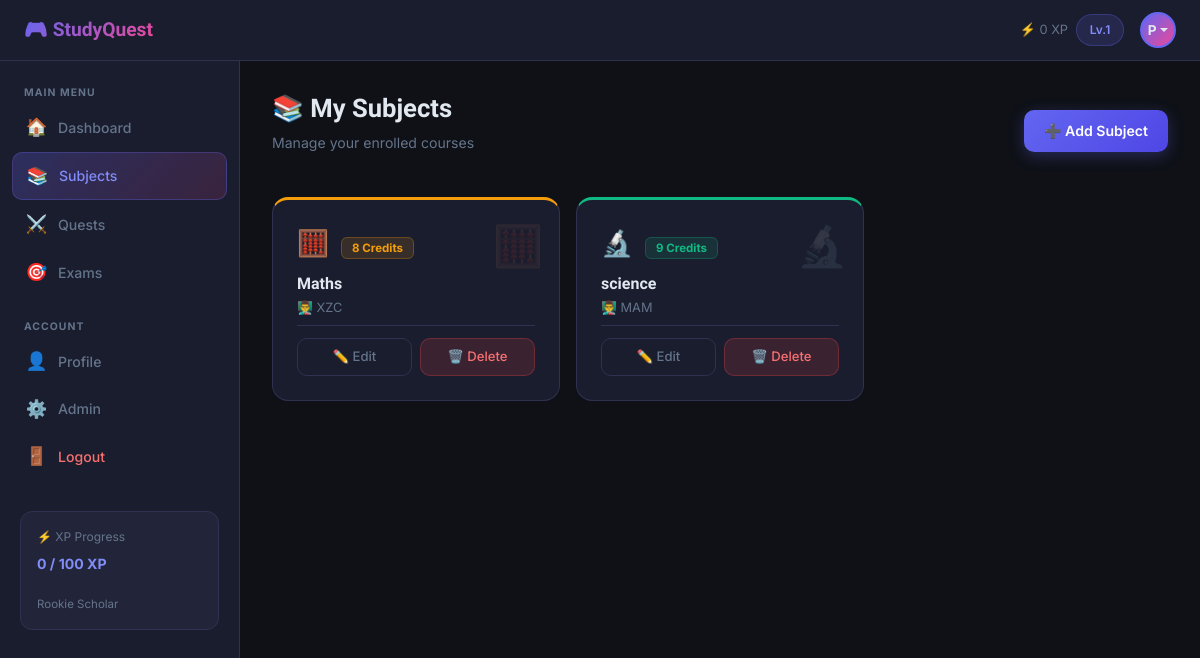
Page /subjects/ (signed in) on the committed database.
### accounts/models.py (models this page shows, shortened)
class Profile(models.Model):
    user            = models.OneToOneField(User, on_delete=models.CASCADE, related_name='profile')
    phone           = models.CharField(max_length=15, blank=True)
    profile_picture = models.ImageField(upload_to='profile_pics/', blank=True, null=True)
    bio             = models.TextField(blank=True, max_length=200)
    xp_points       = models.IntegerField(default=0)
    level           = models.IntegerField(default=1)
    study_streak    = models.IntegerField(default=0)
    def get_level_title(self):
        titles = {1:'Rookie Scholar',2:'Study Apprentice',3:'Knowledge Seeker',
                  4:'Academic Knight',5:'Study Champion',6:'Grand Scholar',7:'Legend'}
        return titles.get(self.level, 'Legend')

### subjects/models.py (models this page shows, shortened)
class Subject(models.Model):
    user         = models.ForeignKey(User, on_delete=models.CASCADE, related_name='subjects')
    subject_name = models.CharField(max_length=200)
    teacher_name = models.CharField(max_length=200, blank=True)
    credits      = models.PositiveIntegerField(default=3)
    description  = models.TextField(blank=True)
    color        = models.CharField(max_length=10, default='#6366f1')
    icon         = models.CharField(max_length=10, default='📚')
    class Meta:
        ordering = ['subject_name']

### subjects/views.py (the view)
# urls.py: path('', views.subject_list, name='subject_list'),
@login_required
def subject_list(request):
    subjects = Subject.objects.filter(user=request.user)
    return render(request, 'subjects/subject_list.html', {'subjects': subjects})

### subjects/templates/subjects/subject_list.html (shortened to what this page needs)
{% extends 'base.html' %}
{% block content %}
<div class="page-header d-flex align-items-center justify-content-between fade-up">
  <div>
    <h2>📚 My Subjects</h2>
    <p>Manage your enrolled courses</p>
  </div>
  <a href="{% url 'subject_add' %}" class="btn-glow text-decoration-none" style="padding:.65rem 1.25rem">➕ Add Subject</a>
</div>
<div class="row g-3 fade-up fade-up-1">
  {% for subject in subjects %}
  <div class="col-md-4 col-sm-6">
    <div class="card-g h-100" style="border-top:3px solid {{ subject.color }};position:relative;overflow:hidden">
      <div style="position:absolute;top:1rem;right:1rem;font-size:2.5rem;opacity:.12">{{ subject.icon }}</div>
      <div style="margin-bottom:.75rem">
        <span style="font-size:1.6rem">{{ subject.icon }}</span>
        <span style="background:{{ subject.color }}22;color:{{ subject.color }};border:1px solid {{ subject.color }}44;border-radius:6px;padding:.2rem .6rem;font-size:.72rem;font-weight:700;margin-left:.5rem">{{ subject.credits }} Credits</span>
      </div>
      <h6 style="font-family:'Sora',sans-serif;font-weight:700;font-size:1rem;margin-bottom:.3rem">{{ subject.subject_name }}</h6>
      {% if subject.teacher_name %}<div style="font-size:.8rem;color:#64748b;margin-bottom:.5rem">👨‍🏫 {{ subject.teacher_name }}</div>{% endif %}
      <div style="display:flex;gap:.5rem;margin-top:auto;padding-top:.75rem;border-top:1px solid #2e3250">
        <a href="{% url 'subject_edit' subject.pk %}" class="btn-outline-g text-decoration-none" style="flex:1;text-align:center;padding:.5rem;font-size:.82rem">✏️ Edit</a>
        <a href="{% url 'subject_delete' subject.pk %}" class="btn-danger-g text-decoration-none" style="flex:1;text-align:center;padding:.5rem;font-size:.82rem">🗑️ Delete</a>
      </div>
    </div>
  </div>
  {% endfor %}
</div>
{% endblock %}

### templates/base.html (shortened to what this page needs)
<!DOCTYPE html>
<html lang="en">
<head>
<link href="https://cdn.jsdelivr.net/npm/bootstrap@5.3.2/dist/css/bootstrap.min.css" rel="stylesheet"/>
<link href="https://cdn.jsdelivr.net/npm/bootstrap-icons@1.11.3/font/bootstrap-icons.css" rel="stylesheet"/>
</head>
<body>
{% if user.is_authenticated %}
<div class="topbar">
  <div class="d-flex align-items-center gap-3">
    <span class="topbar-brand">🎮 StudyQuest</span>
  </div>
  <div class="topbar-actions">
    {% if user.profile.xp_points is not None %}
    <div class="d-none d-md-flex align-items-center gap-2" style="font-size:.8rem;color:var(--muted)">
      <span>⚡ {{ user.profile.xp_points }} XP</span>
      <span class="badge-glow badge-medium">Lv.{{ user.profile.level }}</span>
    </div>
    {% endif %}
    <div class="dropdown">
      <div class="topbar-avatar dropdown-toggle" data-bs-toggle="dropdown">
        {% if user.profile.profile_picture %}
          <img src="{{ user.profile.profile_picture.url }}" style="width:100%;height:100%;object-fit:cover;border-radius:50%"/>
        {% else %}
          {{ user.username|first|upper }}
        {% endif %}
      </div>
    </div>
  </div>
</div>
<div class="sidebar d-none d-md-block">
  <div class="sidebar-label">Main Menu</div>
  <ul class="list-unstyled">
    <li class="nav-item-s"><a class="nav-link-s {% if request.resolver_match.url_name == 'dashboard' %}active{% endif %}" href="{% url 'dashboard' %}"><span class="icon">🏠</span> Dashboard</a></li>
    <li class="nav-item-s"><a class="nav-link-s {% if 'subject' in request.resolver_match.url_name %}active{% endif %}" href="{% url 'subject_list' %}"><span class="icon">📚</span> Subjects</a></li>
    <li class="nav-item-s"><a class="nav-link-s {% if 'task' in request.resolver_match.url_name %}active{% endif %}" href="{% url 'task_list' %}"><span class="icon">⚔️</span> Quests</a></li>
    <li class="nav-item-s"><a class="nav-link-s {% if 'exam' in request.resolver_match.url_name %}active{% endif %}" href="{% url 'exam_list' %}"><span class="icon">🎯</span> Exams</a></li>
  </ul>
  <div class="sidebar-label mt-3">Account</div>
  <ul class="list-unstyled">
    <li class="nav-item-s"><a class="nav-link-s {% if request.resolver_match.url_name == 'profile' %}active{% endif %}" href="{% url 'profile' %}"><span class="icon">👤</span> Profile</a></li>
    <li class="nav-item-s"><a class="nav-link-s" href="/admin/" target="_blank"><span class="icon">⚙️</span> Admin</a></li>
    <li class="nav-item-s"><a class="nav-link-s" href="{% url 'logout' %}" style="color:#f87171"><span class="icon">🚪</span> Logout</a></li>
  </ul>
  {% if user.profile %}
  <div style="margin-top:auto;padding:1rem .5rem 0">
    <div style="background:var(--surface2);border:1px solid var(--border);border-radius:12px;padding:1rem">
      <div style="font-size:.75rem;color:var(--muted);margin-bottom:.4rem">⚡ XP Progress</div>
      <div style="font-size:.88rem;font-weight:700;color:var(--primary2);margin-bottom:.5rem">
        {{ user.profile.xp_points }} / {{ user.profile.level|add:"0" }}00 XP
      </div>
      <div class="xp-bar-wrap">
      </div>
      <div style="font-size:.72rem;color:var(--muted);margin-top:.4rem">{{ user.profile.get_level_title }}</div>
    </div>
  </div>
  {% endif %}
</div>
<div class="main-wrap">
{% else %}
<div style="min-height:100vh">
{% endif %}
  {% block content %}{% endblock %}
</div>
</body>
</html>

### templates/base.html (style rules this page uses)
:root { --bg: #0f1117; --surface: #1a1d2e; --surface2: #222539; --border: #2e3250; --primary: #6366f1; --primary2: #818cf8; --accent: #f59e0b; --teal: #14b8a6; --pink: #ec4899; --green: #10b981; --red: #ef4444; --text: #e2e8f0; --muted: #64748b; --glow: 0 0 20px rgba(99,102,241,.35); }
* { box-sizing:border-box; margin:0; padding:0; }
body { background:var(--bg); color:var(--text); font-family:'Inter',sans-serif; min-height:100vh; }
.topbar { background:var(--surface); border-bottom:1px solid var(--border); padding:.75rem 1.5rem; display:flex; align-items:center; justify-content:space-between; position:sticky; top:0; z-index:100; backdrop-filter:blur(10px); }
.topbar-brand { font-family:'Sora',sans-serif; font-size:1.2rem; font-weight:800; background:linear-gradient(135deg,var(--primary),var(--pink)); -webkit-background-clip:text; -webkit-text-fill-color:transparent; }
.topbar-actions { display:flex; align-items:center; gap:1rem; }
.topbar-avatar { width:36px; height:36px; border-radius:50%; background:linear-gradient(135deg,var(--primary),var(--pink)); display:flex; align-items:center; justify-content:center; font-weight:700; font-size:.85rem; cursor:pointer; border:2px solid var(--primary); }
.sidebar { width:240px; min-height:calc(100vh - 57px); background:var(--surface); border-right:1px solid var(--border); padding:1.25rem .75rem; position:fixed; top:57px; left:0; overflow-y:auto; }
.sidebar-label { font-size:.65rem; font-weight:700; color:var(--muted); text-transform:uppercase; letter-spacing:.1em; padding:.5rem .75rem .25rem; }
.nav-item-s { margin-bottom:2px; }
.nav-link-s { display:flex; align-items:center; gap:.65rem; padding:.6rem .85rem; border-radius:10px; color:var(--muted); font-size:.88rem; font-weight:500; text-decoration:none; transition:all .2s; }
.nav-link-s.active { background:linear-gradient(135deg,rgba(99,102,241,.25),rgba(236,72,153,.15)); color:var(--primary2); border:1px solid rgba(99,102,241,.3); }
.nav-link-s .icon { font-size:1.1rem; width:22px; text-align:center; }
.main-wrap { margin-left:240px; padding:2rem; min-height:calc(100vh - 57px); }
.card-g { background:var(--surface); border:1px solid var(--border); border-radius:16px; padding:1.5rem; transition:border-color .25s, transform .2s; }
.badge-glow { padding:.35rem .8rem; border-radius:20px; font-size:.75rem; font-weight:600; }
.badge-medium { background:rgba(99,102,241,.15); color:#818cf8; border:1px solid rgba(99,102,241,.3); }
.btn-glow { background:linear-gradient(135deg,var(--primary),#4f46e5); color:#fff; border:none; border-radius:10px; padding:.6rem 1.2rem; font-weight:600; font-size:.88rem; cursor:pointer; transition:all .2s; box-shadow:0 4px 15px rgba(99,102,241,.3); }
.btn-outline-g { background:transparent; color:var(--muted); border:1px solid var(--border); border-radius:10px; padding:.55rem 1.1rem; font-size:.88rem; font-weight:500; transition:all .2s; cursor:pointer; }
.btn-danger-g { background:rgba(239,68,68,.15); color:#f87171; border:1px solid rgba(239,68,68,.3); border-radius:10px; padding:.55rem 1.1rem; font-size:.88rem; font-weight:500; transition:all .2s; }
.xp-bar-wrap { background:var(--surface2); border-radius:20px; height:8px; overflow:hidden; }
.page-header { margin-bottom:1.75rem; }
.page-header h2 { font-family:'Sora',sans-serif; font-size:1.6rem; font-weight:800; }
.page-header p { color:var(--muted); font-size:.88rem; margin-top:.2rem; }
.fade-up { animation:fadeUp .4s ease both; }
.fade-up-1 { animation-delay:.05s; }

### rows in the picture
Subject: icon "🧮", credits "8", subject_name "Maths", teacher_name "XZC"
Subject: icon "🔬", credits "9", subject_name "science", teacher_name "MAM"

### other values in the picture
{{ user.profile.xp_points }} "0"
{{ user.profile.level }} "1"
{{ user.username|first|upper }} "P"
{{ user.profile.level|add:"0" }} "1"
{{ user.profile.get_level_title }} "Rookie Scholar"
